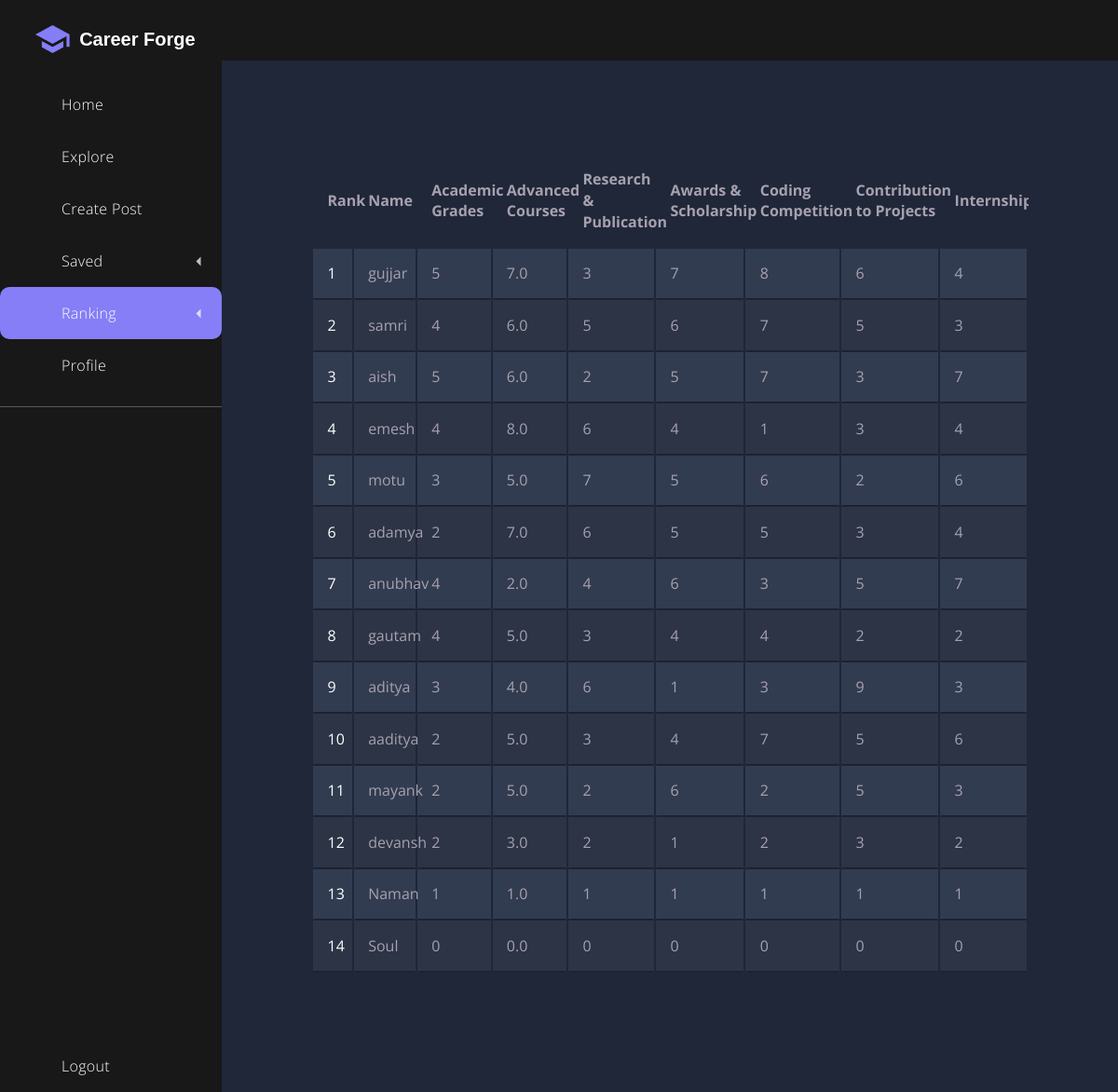
Screenshot of /people (signed in) with the database file from the repository.
### app.py (models this page shows)
class User(db.Model, UserMixin):
    id = db.Column(db.Integer, primary_key=True)
    username = db.Column(db.String(20), nullable=False, unique=True)
    password = db.Column(db.String(80), nullable=False)

### app.py (the view)
@app.route('/people')
def ranking():
    csv_file_path = "ranked_students.csv"
    ranked_students = []
    with open(csv_file_path, mode='r') as file:
        csv_reader = csv.DictReader(file)
        for row in csv_reader:
            ranked_students.append(row)
    return render_template('ranking.html', ranked_students=ranked_students)

### app.py (called while the page is built)
@login_manager.user_loader
def load_user(user_id):
    return User.query.get(int(user_id))

### templates/ranking.html (shortened to what this page needs)
<!DOCTYPE html>
<html lang="en" >
<head>
</head>
<body translate="no">
  <div class='dashboard'>
    <div class="dashboard-nav">
        <header><a href="#!" class="menu-toggle"></a><a href="#"
                                                                                   class="brand-logo"><img src="logocf.png" alt=""> <span>Career Forge</span></a></header>
        <nav class="dashboard-nav-list"><a href="{{url_for('home')}}" class="dashboard-nav-item ">
            Home </a><a
                href="#" class="dashboard-nav-item "> Explore
        </a><a
                href="#" class="dashboard-nav-item"> Create Post </a>
            <div class='dashboard-nav-dropdown'><a href="#!" class="dashboard-nav-item dashboard-nav-dropdown-toggle"> Saved </a>
            </div>
            <div class='dashboard-nav-dropdown'><a href="#!" class="dashboard-nav-item dashboard-nav-dropdown-toggle active" > Ranking</a>
            </div><a
                    href="#" class="dashboard-nav-item"> Profile </a>
          <div class="nav-item-divider"></div>
          <a
                    href="#" class="dashboard-nav-item" style="position: absolute;
                    bottom: 0;"> Logout </a>
        </nav>
    </div>
    <div class='dashboard-app'>
        <header class='dashboard-toolbar'><a href="#!" class="menu-toggle"></a></header>
    <table class="container">
            <thead>
                <tr>
                    <th>Rank</th>
                    <th>Name</th>
                    <th>Academic Grades</th>
                    <th>Advanced Courses</th>
                    <th>Research & Publication</th>
                    <th>Awards & Scholarship</th>
                    <th>Coding Competition</th>
                    <th>Contribution to Projects</th>
                    <th>Internships</th>
                </tr>
            </thead>
            <tbody>
                {% for student in ranked_students %}
            <tr>
                <td>{{ student['Rank'] }}</td>
                <td>{{ student['Name'] }}</td>
                <td>{{ student['Academic Grades'] }}</td>
                <td>{{ student['Advanced Courses'] }}</td>
                <td>{{ student['Research & Publication'] }}</td>
                <td>{{ student['Awards & Scholarship'] }}</td>
                <td>{{ student['Coding Competition'] }}</td>
                <td>{{ student['Contribution to Projects'] }}</td>
                <td>{{ student['Internships'] }}</td>
            </tr>
            {% endfor %}
            </tbody>
        </table>
    </div>
</div>
</body>
</html>

### rows the page displays
User: Rank "13", Name "Naman", id "1", student "1.0", Internships "1"

### other values shown
{{ student['Rank'] }} "1" "2" "3" "4" "5" "6" "7" "8" "9" "10" "11" "12" "14"
{{ student['Name'] }} "gujjar" "samri" "aish" "emesh" "motu" "adamya" "anubhav" "gautam" "aditya" "aaditya" "mayank" "devansh" "Soul"
{{ student['Academic Grades'] }} "5" "4" "5" "4" "3" "2" "4" "4" "3" "2" "2" "2" "0"
{{ student['Advanced Courses'] }} "7.0" "6.0" "6.0" "8.0" "5.0" "7.0" "2.0" "5.0" "4.0" "5.0" "5.0" "3.0" "0.0"
{{ student['Research & Publication'] }} "3" "5" "2" "6" "7" "6" "4" "3" "6" "3" "2" "2" "0"
{{ student['Awards & Scholarship'] }} "7" "6" "5" "4" "5" "5" "6" "4" "1" "4" "6" "1" "0"
{{ student['Coding Competition'] }} "8" "7" "7" "1" "6" "5" "3" "4" "3" "7" "2" "2" "0"
{{ student['Contribution to Projects'] }} "6" "5" "3" "3" "2" "3" "5" "2" "9" "5" "5" "3" "0"
{{ student['Internships'] }} "4" "3" "7" "4" "6" "4" "7" "2" "3" "6" "3" "2" "0"
